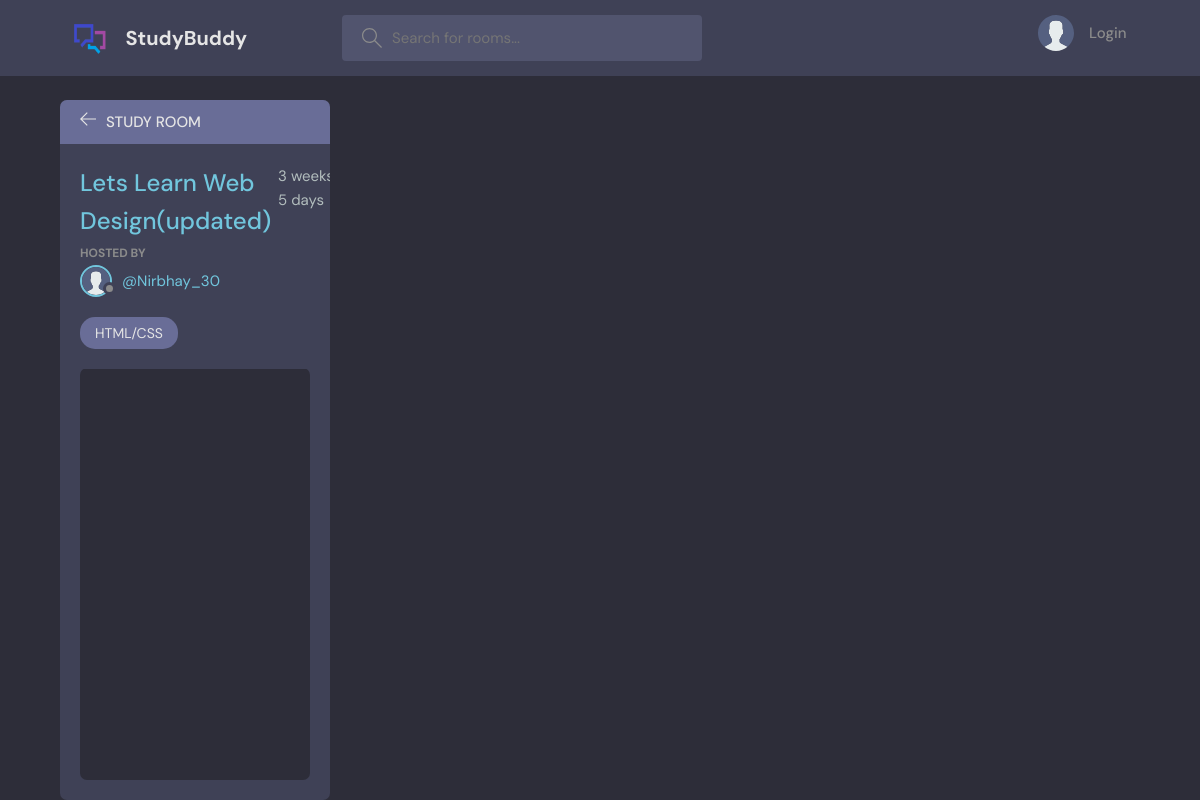
/room/3/, run on an earlier commit of the app's database.
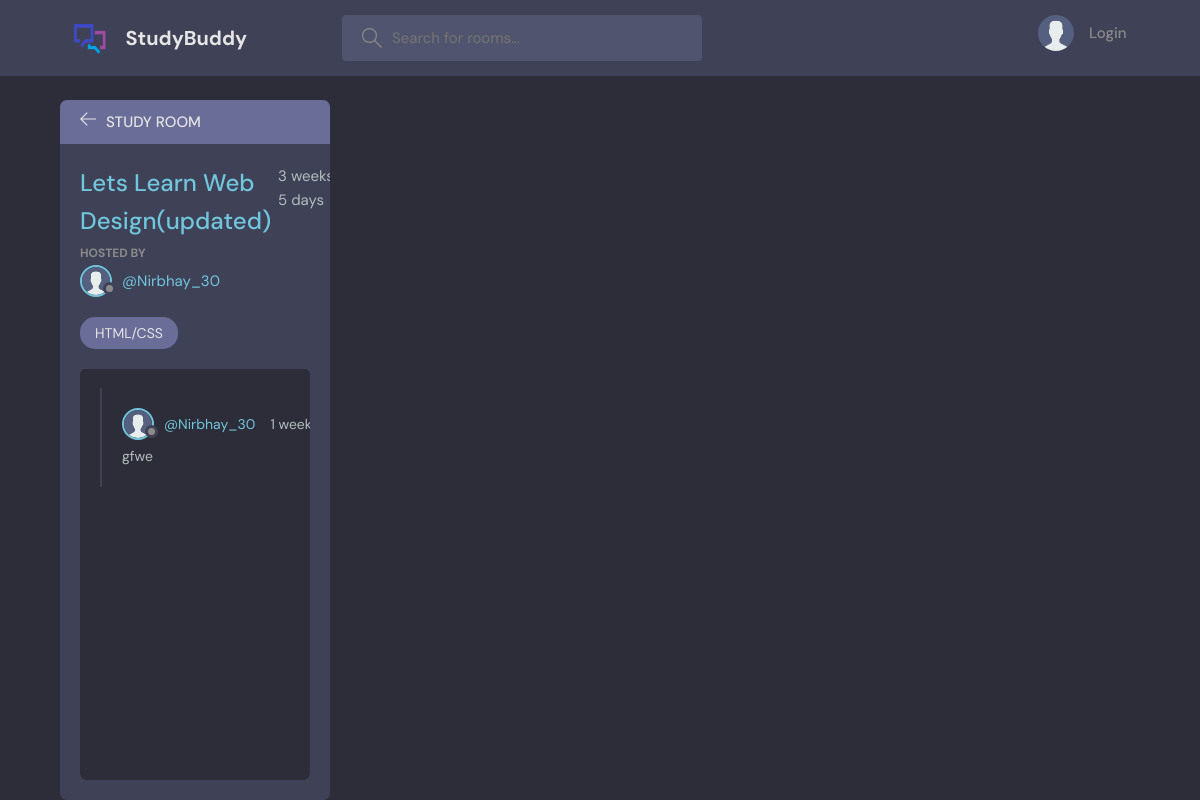
And on a later commit of the database.
### base/models.py (models this page shows, shortened)
class Message(models.Model):
    user = models.ForeignKey(User, on_delete=models.CASCADE)
    room = models.ForeignKey(Room, on_delete=models.CASCADE)
    body = models.TextField()
    updated = models.DateTimeField(auto_now=True)
    created = models.DateTimeField(auto_now_add=True)
    class Meta:
        ordering=['-updated','-created']

### base/views.py (the view, shortened to what this page needs)
# urls.py: path('room/<str:pk>/',views.room,name="room"),
def room(request,pk):
    room=Room.objects.get(id=pk)
    room_messages = room.message_set.all()
    participants = room.participants.all()
    context={'room':room, 'room_messages':room_messages,'participants':participants}
    return render(request,'base/room.html',context)

### base/models.py (called while the page is built)
    def __str__(self):
        return self.name

### base/templates/base/room.html (shortened to what this page needs)
{% extends 'main.html' %}
{%block content %}
{% load static %}
    <main class="profile-page layout layout--2">
      <div class="container">
        <div class="room">
          <div class="room__top">
            <div class="room__topLeft">
              <a href="{% url 'homepage'%}">
                <svg version="1.1" xmlns="http://www.w3.org/2000/svg" width="32" height="32" viewBox="0 0 32 32">
                  <title>arrow-left</title>
                  <path
                    d="M13.723 2.286l-13.723 13.714 13.719 13.714 1.616-1.611-10.96-10.96h27.625v-2.286h-27.625l10.965-10.965-1.616-1.607z"
                  ></path>
                </svg>
              </a>
              <h3>Study Room</h3>
            </div>
          </div>
          <div class="room__box scroll">
            <div class="room__header scroll">
              <div class="room__info">
                <h3>{{room.name}}</h3>
                <span>{{room.created|timesince}}</span>
              </div>
              <div class="room__hosted">
                <p>Hosted By</p>
                <a href="{% url 'user-profile' room.host.id %}" class="room__author">
                  <div class="avatar avatar--small">
                    <img src="{% static 'images/avatar.svg' %}" />
                  </div>
                  <span>@{{room.host}}</span>
                </a>
              </div>
              <span class="room__topics">{{room.topic}}</span>
            </div>
            <div class="room__conversation">
              <div class="threads scroll">
                {% for message in room_messages %}
                <div class="thread">
                  <div class="thread__top">
                    <div class="thread__author">
                      <a href="{% url 'user-profile' message.user.id %}" class="thread__authorInfo">
                        <div class="avatar avatar--small">
                          <img src="{% static 'images/avatar.svg'%}" />
                        </div>
                        <span>@{{message.user}}</span>
                      </a>
                      <span class="thread__date">{{message.created|timesince}}</span>
                    </div>
                  </div>
                  <div class="thread__details">
                    {{message.body}}
                  </div>
                </div>
                {% endfor %}
              </div>
            </div>
          </div>
    {% endblock content %}

What changed in the data, as far as the page shows it:
added Message: user "Nirbhay_30", created "1…", body "gfwe"
